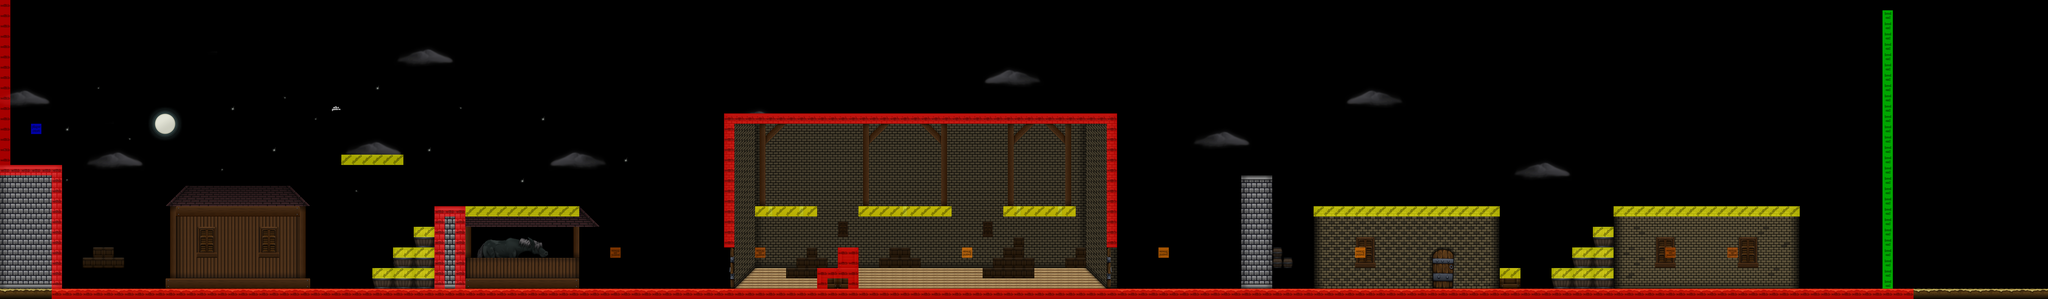

A 2D game scene composited from a Tiled map and its tileset images. What follows is a short description and the map's XML, with each tile layer's data collapsed to a summary:
An orthogonal 198x29 tile map with 64x64 px tiles, 6 tile layers (Background02, Background01, Background00, Middleground01, ...), 4 tilesets.

<map version="1.0" orientation="orthogonal" width="198" height="29" tilewidth="64" tileheight="64">
 <tileset firstgid="1" name="Environment Tiles" tilewidth="64" tileheight="64">
  <image source="../images/tiles/tilemap_lv1.png" width="1024" height="1024" />
  <terraintypes>
   <terrain name="Ground" tile="-1" />
  </terraintypes>
  <tile id="240" terrain="0,0,0,0" />
  <tile id="241" terrain="0,0,0,0" />
 </tileset>
 <tileset firstgid="257" name="Meta Tileset" tilewidth="64" tileheight="64">
  <properties>
   <property name="meta" value="" />
  </properties>
  <image source="tileSheet_2.png" width="192" height="256" />
  <tile id="2">
   <properties>
    <property name="type" value="enemy_no_patrol" />
   </properties>
  </tile>
  <tile id="3">
   <properties>
    <property name="type" value="collision" />
   </properties>
  </tile>
  <tile id="4">
   <properties>
    <property name="type" value="jump_through" />
   </properties>
  </tile>
  <tile id="5">
   <properties>
    <property name="type" value="level_end" />
   </properties>
  </tile>
  <tile id="6">
   <properties>
    <property name="type" value="level_begin" />
   </properties>
  </tile>
  <tile id="7">
   <properties>
    <property name="type" value="climb" />
   </properties>
  </tile>
  <tile id="8">
   <properties>
    <property name="type" value="checkpoint" />
   </properties>
  </tile>
  <tile id="9">
   <properties>
    <property name="type" value="document" />
   </properties>
  </tile>
  <tile id="10">
   <properties>
    <property name="type" value="enemy_patrol" />
   </properties>
  </tile>
  <tile id="11">
   <properties>
    <property name="type" value="refill" />
   </properties>
  </tile>
 </tileset>
 <tileset firstgid="269" name="Basic Tiles" tilewidth="64" tileheight="64">
  <image source="tileSheet_1.png" width="320" height="256" />
 </tileset>
 <tileset firstgid="289" name="Environment Flip" tilewidth="64" tileheight="64">
  <image source="tilemap_lv1_flip.png" width="1024" height="1024" />
 </tileset>
 <layer name="Background02" width="198" height="29">
  <data>[5742 cells, 33 non-empty, 18 distinct tile ids]</data>
 </layer>
 <layer name="Background01" width="198" height="29">
  <data>[5742 cells, 5581 non-empty, 22 distinct tile ids]</data>
 </layer>
 <layer name="Background00" width="198" height="29">
  <data>[5742 cells, 21 non-empty, 2 distinct tile ids]</data>
 </layer>
 <layer name="Middleground01" width="198" height="29">
  <data>[5742 cells, 1525 non-empty, 81 distinct tile ids]</data>
 </layer>
 <layer name="middleground02" width="198" height="29">
  <data>[5742 cells, 173 non-empty, 31 distinct tile ids]</data>
 </layer>
 <layer name="Collision" width="198" height="29">
  <data>[5742 cells, 438 non-empty, 6 distinct tile ids]</data>
 </layer>
</map>
